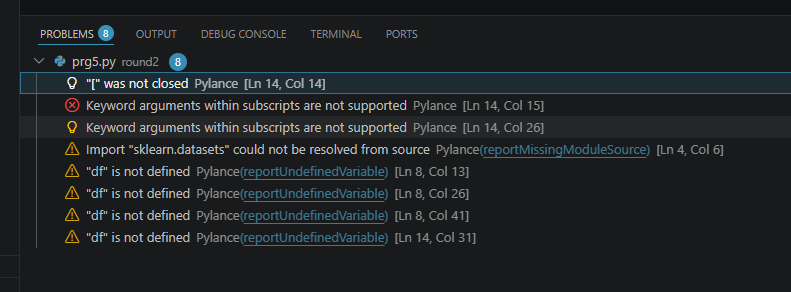
#> input picture backend/test-file.png, 791 x 292 px, found by its file name
$ python debug_enhance.py
#> lines starting #> are read from the running program, lines starting #| are printed output that depends on the picture
import sys
import cv2
import numpy as np
from PIL import Image as PILImage
import easyocr
import logging
logging.basicConfig(level=logging.DEBUG)

# Load image
pil_img = PILImage.open('E:/webProgramming/survey-digitizer/test-file.png')
#> pil_img is the input picture: PIL image 791x292 RGBA; mean R, G, B, A 32.2, 35.4, 37.2, 255
open_cv_image = cv2.cvtColor(np.array(pil_img), cv2.COLOR_RGB2BGR)
print(f"Original shape: {open_cv_image.shape}")
#| Original shape: (292, 791, 3)

# Enhance
lab = cv2.cvtColor(open_cv_image, cv2.COLOR_BGR2LAB)
#> lab: shape (292, 791, 3); mean of channels 0, 1, 2 34.4, 127.6, 126.4
l, a, b = cv2.split(lab)
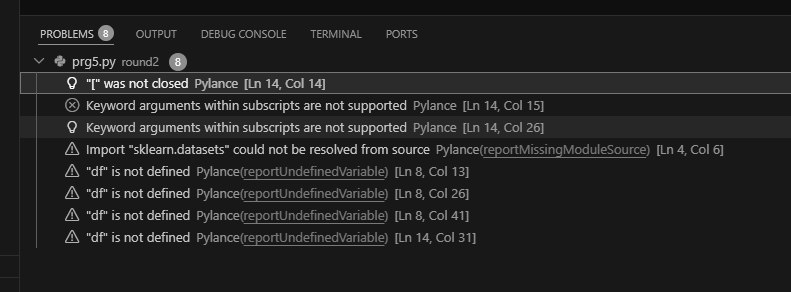
#> l: shape (292, 791); min 15, max 255, mean 34.4
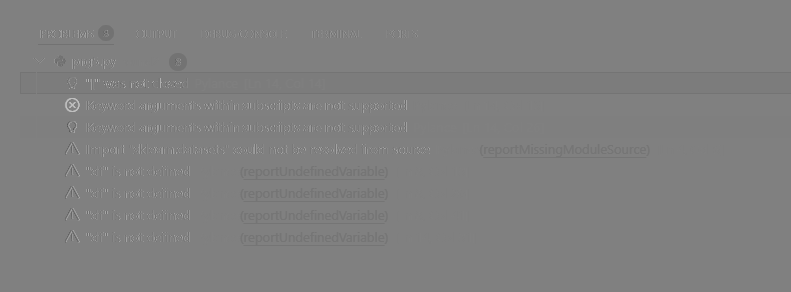
#> a: shape (292, 791); min 88, max 195, mean 127.6
clahe = cv2.createCLAHE(clipLimit=3.0, tileGridSize=(8, 8))
cl = clahe.apply(l)
limg = cv2.merge((cl, a, b))
#> limg: shape (292, 791, 3); mean of channels 0, 1, 2 37.2, 127.6, 126.4
enhanced = cv2.cvtColor(limg, cv2.COLOR_LAB2BGR)

kernel = np.array([[-1,-1,-1], [-1,9,-1], [-1,-1,-1]])
sharpened = cv2.filter2D(enhanced, -1, kernel)
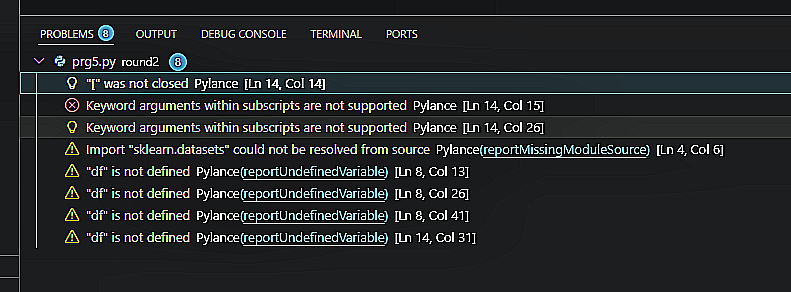
#> sharpened: shape (292, 791, 3); mean B, G, R 42.5, 41.6, 38.9
print(f"Enhanced shape: {sharpened.shape}")
#| Enhanced shape: (292, 791, 3)

# Deskew (skip - may mess up)

# Test OCR on enhanced
#> (the run stopped early here; a loop or call above may not have finished)
